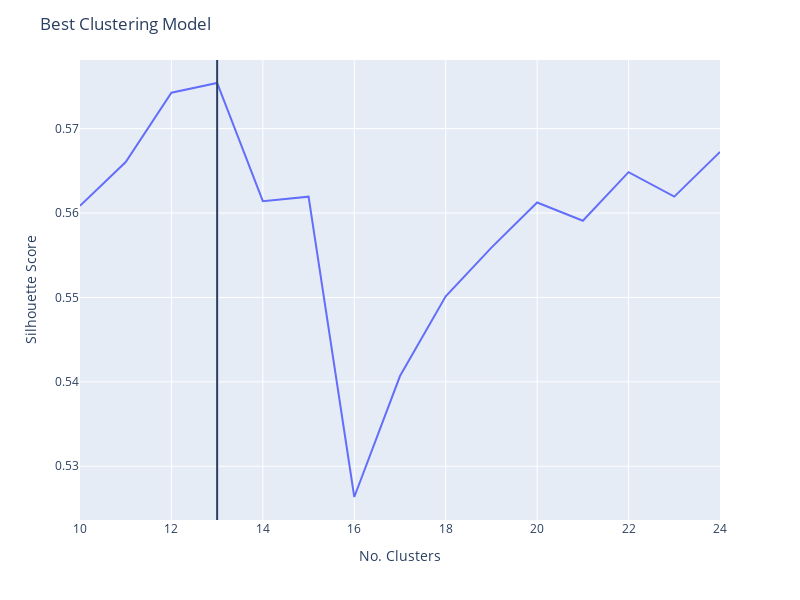

Source (notebook cell):
### Code cell
# Creating a plot showing the range of clusters and the silhouette score with best model parameters
fig = px.line(x=range_n_cluster, y=silhouette_scores, labels=dict(x='No. Clusters', y='Silhouette Score'))
fig.add_vline(best_cluster_model.n_clusters)
fig.update_layout(width=800, height=600, title='Best Clustering Model')
fig.show()
fig.write_html(os.path.join('../reports/figures', 'cluserting_lineplot.html'))

### Figure 1 — Plotly figure (JSON) as saved in the notebook; plotly's stock layout.template omitted (floating-point values rounded to 4 significant figures)
{"data": [{"hovertemplate": "No. Clusters=%{x}<br>Silhouette Score=%{y}<extra></extra>", "legendgroup": "", "line": {"color": "#636efa", "dash": "solid"}, "marker": {"symbol": "circle"}, "mode": "lines", "name": "", "orientation": "v", "showlegend": false, "type": "scatter", "x": [10, 11, 12, 13, 14, 15, 16, 17, 18, 19, 20, 21, 22, 23, 24], "xaxis": "x", "y": [0.5608, 0.566, 0.5743, 0.5754, 0.5614, 0.5619, 0.5264, 0.5407, 0.5501, 0.5559, 0.5612, 0.5591, 0.5648, 0.5619, 0.5672], "yaxis": "y"}], "layout": {"height": 600, "legend": {"tracegroupgap": 0}, "margin": {"t": 60}, "shapes": [{"type": "line", "x0": 13, "x1": 13, "xref": "x", "y0": 0, "y1": 1, "yref": "y domain"}], "title": {"text": "Best Clustering Model"}, "width": 800, "xaxis": {"anchor": "y", "domain": [0, 1], "title": {"text": "No. Clusters"}}, "yaxis": {"anchor": "x", "domain": [0, 1], "title": {"text": "Silhouette Score"}}}}
